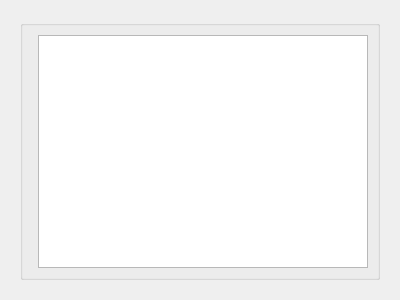
<?xml version="1.0" encoding="UTF-8"?>
<ui version="4.0">
 <class>DGLStateView</class>
 <widget class="QWidget" name="DGLStateView">
  <property name="geometry">
   <rect>
    <x>0</x>
    <y>0</y>
    <width>400</width>
    <height>300</height>
   </rect>
  </property>
  <property name="windowTitle">
   <string>OpenGL State</string>
  </property>
  <layout class="QVBoxLayout" name="verticalLayout">
   <item>
    <widget class="QFrame" name="frame">
     <layout class="QVBoxLayout" name="verticalLayout_2">
      <item>
       <widget class="QGroupBox" name="groupBox">
        <property name="title">
         <string/>
        </property>
        <layout class="QFormLayout" name="formLayout">
         <property name="fieldGrowthPolicy">
          <enum>QFormLayout::AllNonFixedFieldsGrow</enum>
         </property>
         <item row="0" column="1">
          <widget class="QTableWidget" name="tableWidget"/>
         </item>
        </layout>
       </widget>
      </item>
     </layout>
    </widget>
   </item>
  </layout>
 </widget>
 <resources/>
 <connections/>
</ui>
